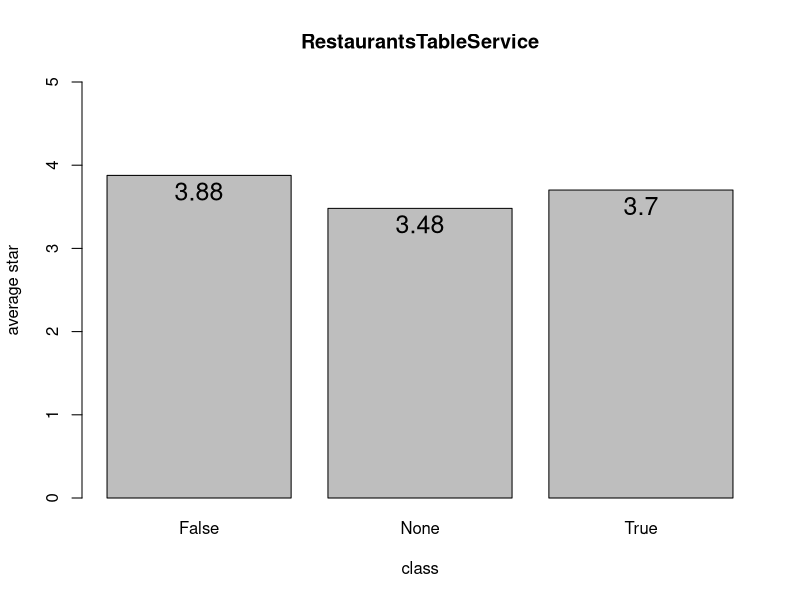
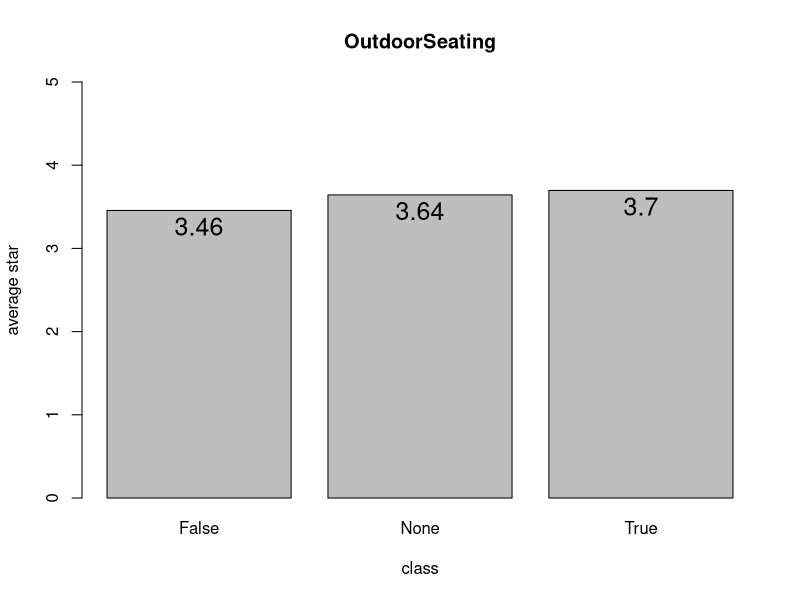
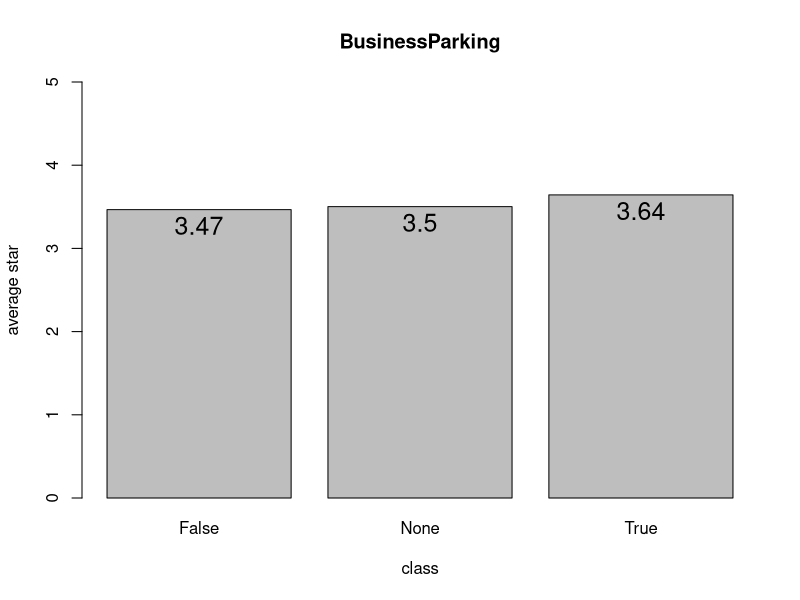
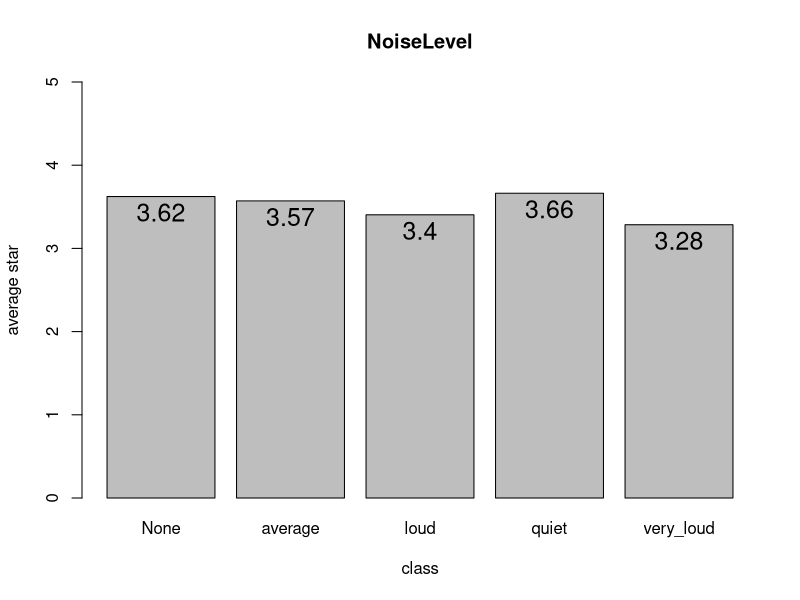
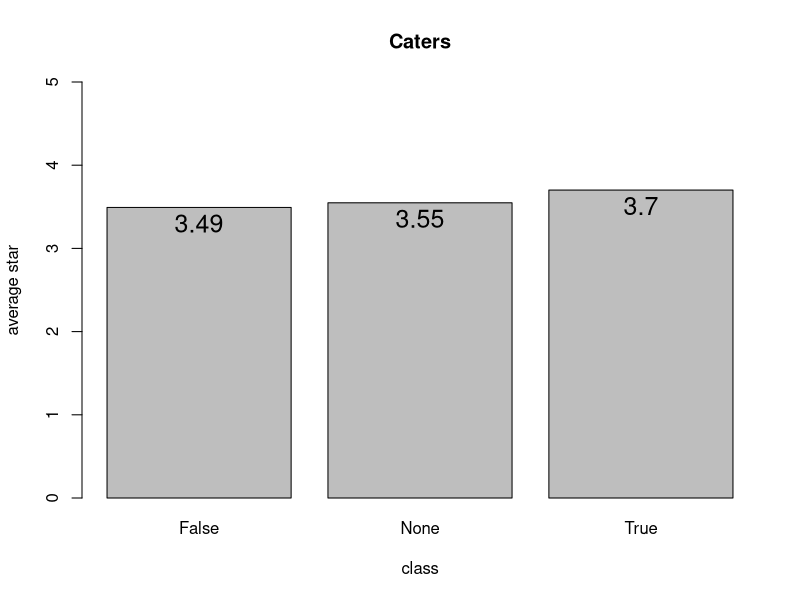
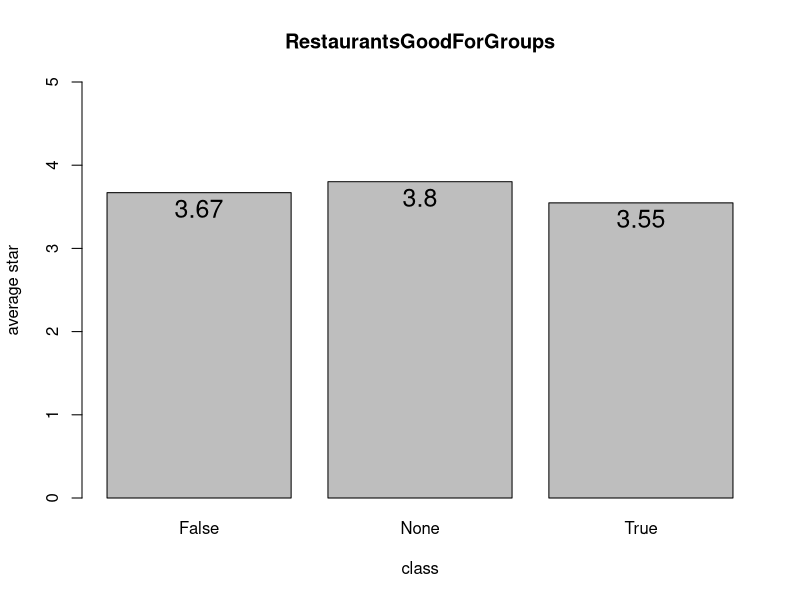
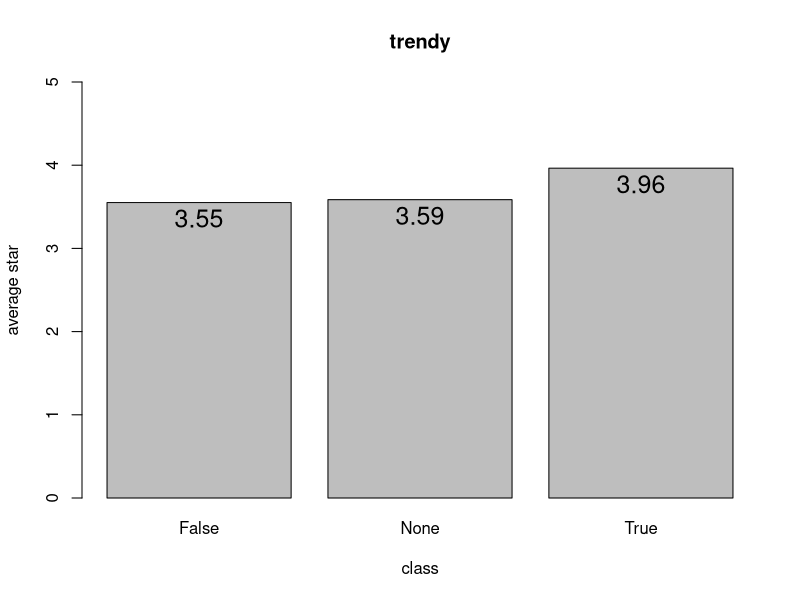
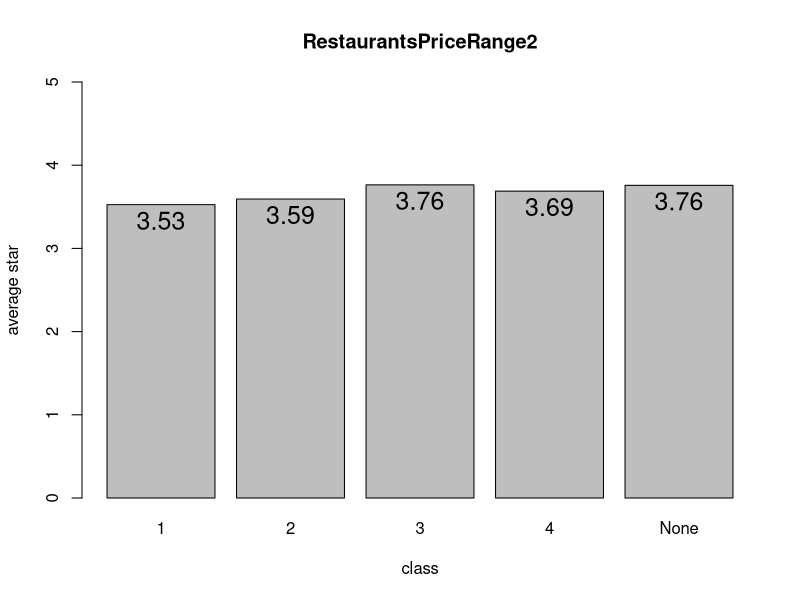

Reproduce these figures in R, in order.
library(ggplot2)
##read processed business attribute
dat = read.csv("attribute.csv")

##Kruskal-Wallis test and

#RestaurantsTableService
c0 = dat$stars[dat$RestaurantsTableService == 0]   #False
c1 = dat$stars[dat$RestaurantsTableService == 1]   #None
c2 = dat$stars[dat$RestaurantsTableService == 2]   #True
data = data.frame(x = c(c0,c1,c2),g = factor(rep(1:3,c(465,2644,1163))))
kruskal.test(x~g,data = data)    #p-value < 2.2e-16, p < 0.05
wilcox.test(c0,c1,paired = F)
wilcox.test(c0,c2,paired = F)
wilcox.test(c1,c2,paired = F)
(m = c(round(mean(c0),2),round(mean(c1),2),round(mean(c2),2)))
x=barplot(c(mean(c0),mean(c1),mean(c2)),names.arg = c('False','None','True'),xlab = 'class',
        ylab = 'average star',main = 'RestaurantsTableService',ylim = c(0,5))
text(x,c(mean(c0),mean(c1),mean(c2)),labels = m,cex=1.5,pos=1)

#OutdoorSeating
c0 = dat$stars[dat$OutdoorSeating == 0]   #False
c1 = dat$stars[dat$OutdoorSeating == 1]   #None
c2 = dat$stars[dat$OutdoorSeating == 2]   #True
data = data.frame(x = c(c0,c1,c2),g = factor(rep(1:3,c(1880,506,1886))))
kruskal.test(x~g,data = data)    #p-value < 2.2e-16, p < 0.05
wilcox.test(c0,c1,paired = F)
wilcox.test(c0,c2,paired = F)
wilcox.test(c1,c2,paired = F)   #p-value = 0.5574 >0.05
(m = c(round(mean(c0),2),round(mean(c1),2),round(mean(c2),2)))
x = barplot(c(mean(c0),mean(c1),mean(c2)),names.arg = c('False','None','True'),xlab = 'class',
        ylab = 'average star',main = 'OutdoorSeating',ylim = c(0,5))
text(x,c(mean(c0),mean(c1),mean(c2)),labels = m,cex=1.5,pos=1)

#BusinessParking
c0 = dat$stars[dat$BusinessParking == 0]   #False
c1 = dat$stars[dat$BusinessParking == 1]   #None
c2 = dat$stars[dat$BusinessParking == 2]   #True
data = data.frame(x = c(c0,c1,c2),g = factor(rep(1:3,c(904,646,2722))))
kruskal.test(x~g,data = data)    #p-value = 3.42e-09, p < 0.05
wilcox.test(c0,c1,paired = F)    #p-value = 0.2477 > 0.05
wilcox.test(c0,c2,paired = F)
wilcox.test(c1,c2,paired = F)  
(m = c(round(mean(c0),2),round(mean(c1),2),round(mean(c2),2)))
x = barplot(c(mean(c0),mean(c1),mean(c2)),names.arg = c('False','None','True'),xlab = 'class',
            ylab = 'average star',main = 'BusinessParking',ylim = c(0,5))
text(x,c(mean(c0),mean(c1),mean(c2)),labels = m,cex=1.5,pos=1)

#NoiseLevel
c0 = dat$stars[dat$NoiseLevel == 0]   #None
c1 = dat$stars[dat$NoiseLevel == 1]   #average
c2 = dat$stars[dat$NoiseLevel == 2]   #loud
c3 = dat$stars[dat$NoiseLevel == 3]   #quiet
c4 = dat$stars[dat$NoiseLevel == 4]   #very_loud
data = data.frame(x = c(c0,c1,c2,c3,c4),g = factor(rep(1:5,c(965,2463,193,595,56))))
kruskal.test(x~g,data = data)    #p-value = 1.066e-09, p < 0.05
wilcox.test(c0,c1,paired = F)    #p-value = 0.0009962
wilcox.test(c0,c2,paired = F)
wilcox.test(c0,c3,paired = F)    #p-value = 0.8371
wilcox.test(c0,c4,paired = F)
wilcox.test(c1,c2,paired = F)
wilcox.test(c1,c3,paired = F)
wilcox.test(c1,c4,paired = F)
wilcox.test(c2,c3,paired = F)
wilcox.test(c2,c4,paired = F)    #p-value = 0.3148
wilcox.test(c3,c4,paired = F)
(m = c(round(mean(c0),2),round(mean(c1),2),round(mean(c2),2),round(mean(c3),2),round(mean(c4),2)))
x = barplot(c(mean(c0),mean(c1),mean(c2),mean(c3),mean(c4)),names.arg = c('None','average','loud','quiet','very_loud'),xlab = 'class',
            ylab = 'average star',main = 'NoiseLevel',ylim = c(0,5))
text(x,c(mean(c0),mean(c1),mean(c2),mean(c3),mean(c4)),labels = m,cex=1.5,pos=1)

#Caters
c0 = dat$stars[dat$Caters == 0]   #False
c1 = dat$stars[dat$Caters == 1]   #None
c2 = dat$stars[dat$Caters == 2]   #True
data = data.frame(x = c(c0,c1,c2),g = factor(rep(1:3,c(1461,1267,1544))))
kruskal.test(x~g,data = data)    #p-value = 2.101e-15, p < 0.05
wilcox.test(c0,c1,paired = F)    
wilcox.test(c0,c2,paired = F)
wilcox.test(c1,c2,paired = F)  
(m = c(round(mean(c0),2),round(mean(c1),2),round(mean(c2),2)))
x = barplot(c(mean(c0),mean(c1),mean(c2)),names.arg = c('False','None','True'),xlab = 'class',
            ylab = 'average star',main = 'Caters',ylim = c(0,5))
text(x,c(mean(c0),mean(c1),mean(c2)),labels = m,cex=1.5,pos=1)

#RestaurantsGoodForGroups
c0 = dat$stars[dat$RestaurantsGoodForGroups == 0]   #False
c1 = dat$stars[dat$RestaurantsGoodForGroups == 1]   #None
c2 = dat$stars[dat$RestaurantsGoodForGroups == 2]   #True
data = data.frame(x = c(c0,c1,c2),g = factor(rep(1:3,c(439,409,3424))))
kruskal.test(x~g,data = data)    #p-value, p < 0.05
wilcox.test(c0,c1,paired = F)    
wilcox.test(c0,c2,paired = F)
wilcox.test(c1,c2,paired = F)  
(m = c(round(mean(c0),2),round(mean(c1),2),round(mean(c2),2)))
x = barplot(c(mean(c0),mean(c1),mean(c2)),names.arg = c('False','None','True'),xlab = 'class',
            ylab = 'average star',main = 'RestaurantsGoodForGroups',ylim = c(0,5))
text(x,c(mean(c0),mean(c1),mean(c2)),labels = m,cex=1.5,pos=1)

#trendy
c0 = dat$stars[dat$trendy == 0]   #False
c1 = dat$stars[dat$trendy == 1]   #None
c2 = dat$stars[dat$trendy == 2]   #True
data = data.frame(x = c(c0,c1,c2),g = factor(rep(1:3,c(3291,693,288))))
kruskal.test(x~g,data = data)    #p-value, p < 0.05
wilcox.test(c0,c1,paired = F)    #p-value = 0.05764 > 0.05
wilcox.test(c0,c2,paired = F)
wilcox.test(c1,c2,paired = F)  
(m = c(round(mean(c0),2),round(mean(c1),2),round(mean(c2),2)))
x = barplot(c(mean(c0),mean(c1),mean(c2)),names.arg = c('False','None','True'),xlab = 'class',
            ylab = 'average star',main = 'trendy',ylim = c(0,5))
text(x,c(mean(c0),mean(c1),mean(c2)),labels = m,cex=1.5,pos=1)

#RestaurantsPriceRange2
c0 = dat$stars[dat$RestaurantsPriceRange2 == 0]   #1
c1 = dat$stars[dat$RestaurantsPriceRange2 == 1]   #2
c2 = dat$stars[dat$RestaurantsPriceRange2 == 2]   #3
c3 = dat$stars[dat$RestaurantsPriceRange2 == 3]   #4
c4 = dat$stars[dat$RestaurantsPriceRange2 == 4]   #None
data = data.frame(x = c(c0,c1,c2,c3,c4),g = factor(rep(1:5,c(1682,2139,149,11,291))))
kruskal.test(x~g,data = data)    #p-value = 7.129e-07, p < 0.05
wilcox.test(c0,c1,paired = F)    #p-value = 0.184
wilcox.test(c0,c2,paired = F)
wilcox.test(c0,c3,paired = F)    #p-value = 0.6117
wilcox.test(c0,c4,paired = F)
wilcox.test(c1,c2,paired = F)
wilcox.test(c1,c3,paired = F)    #p-value = 0.6786
wilcox.test(c1,c4,paired = F)
wilcox.test(c2,c3,paired = F)    #p-value = 0.6611
wilcox.test(c2,c4,paired = F)    #p-value = 0.2041
wilcox.test(c3,c4,paired = F)    #p-value = 0.4564
(m = c(round(mean(c0),2),round(mean(c1),2),round(mean(c2),2),round(mean(c3),2),round(mean(c4),2)))
x = barplot(c(mean(c0),mean(c1),mean(c2),mean(c3),mean(c4)),names.arg = c('1','2','3','4','None'),xlab = 'class',
            ylab = 'average star',main = 'RestaurantsPriceRange2',ylim = c(0,5))
text(x,c(mean(c0),mean(c1),mean(c2),mean(c3),mean(c4)),labels = m,cex=1.5,pos=1)

#RestaurantsDelivery
c0 = dat$stars[dat$RestaurantsDelivery == 0]   #False
c1 = dat$stars[dat$RestaurantsDelivery == 1]   #None
c2 = dat$stars[dat$RestaurantsDelivery == 2]   #True
data = data.frame(x = c(c0,c1,c2),g = factor(rep(1:3,c(3306,434,532))))
kruskal.test(x~g,data = data)    #p-value, p < 0.05
wilcox.test(c0,c1,paired = F)  
wilcox.test(c0,c2,paired = F)
wilcox.test(c1,c2,paired = F)    #p-value = 0.5261
(m = c(round(mean(c0),2),round(mean(c1),2),round(mean(c2),2)))
x = barplot(c(mean(c0),mean(c1),mean(c2)),names.arg = c('False','None','True'),xlab = 'class',
            ylab = 'average star',main = 'RestaurantsDelivery',ylim = c(0,5))
text(x,c(mean(c0),mean(c1),mean(c2)),labels = m,cex=1.5,pos=1)

#WiFi
c0 = dat$stars[dat$WiFi == 0]   #None
c1 = dat$stars[dat$WiFi == 1]   #free
c2 = dat$stars[dat$WiFi == 2]   #no
c3 = dat$stars[dat$WiFi == 3]   #paid
data = data.frame(x = c(c0,c1,c2,c3),g = factor(rep(1:4,c(682,2376,1191,23))))
kruskal.test(x~g,data = data)    #p-value, p < 0.05
wilcox.test(c0,c1,paired = F)  
wilcox.test(c0,c2,paired = F)    #p-value = 0.1527 > 0.05
wilcox.test(c0,c3,paired = F)    #p-value = 0.2725 > 0,05
wilcox.test(c1,c2,paired = F) 
wilcox.test(c1,c3,paired = F)
wilcox.test(c2,c3,paired = F)    #p-value = 0.1129 > 0.05
(m = c(round(mean(c0),2),round(mean(c1),2),round(mean(c2),2),round(mean(c3),2)))
x = barplot(c(mean(c0),mean(c1),mean(c2),mean(c3)),names.arg = c('None','free','no','paid'),xlab = 'class',
            ylab = 'average star',main = 'WiFi',ylim = c(0,5),col = 'light blue')
text(x,c(mean(c0),mean(c1),mean(c2),mean(c3)),labels = m,cex=1.5,pos=1)

# BusinessAcceptsCreditCards
c0 = dat$stars[dat$BusinessAcceptsCreditCards == 0]   #False
c1 = dat$stars[dat$BusinessAcceptsCreditCards == 1]   #None
c2 = dat$stars[dat$BusinessAcceptsCreditCards == 2]   #True
data = data.frame(x = c(c0,c1,c2),g = factor(rep(1:3,c(70,1576,2626))))
kruskal.test(x~g,data = data)    #p-value < 2.2e-16, p < 0.05
wilcox.test(c0,c1,paired = F)
wilcox.test(c0,c2,paired = F)
wilcox.test(c1,c2,paired = F)  #p-value = 0.4354
(m = c(round(mean(c0),2),round(mean(c1),2),round(mean(c2),2)))
x=barplot(c(mean(c0),mean(c1),mean(c2)),names.arg = c('False','None','True'),xlab = 'class',
          ylab = 'average star',main = 'BusinessAcceptsCreditCards',ylim = c(0,5))
text(x,c(mean(c0),mean(c1),mean(c2)),labels = m,cex=1.5,pos=1)

#HasTV
c0 = dat$stars[dat$HasTV == 0]   #False
c1 = dat$stars[dat$HasTV == 1]   #None
c2 = dat$stars[dat$HasTV == 2]   #True
data = data.frame(x = c(c0,c1,c2),g = factor(rep(1:3,c(2003,656,1613))))
kruskal.test(x~g,data = data)    #p-value = 0.2687
wilcox.test(c0,c1,paired = F)    #p-value = 0.08621
wilcox.test(c0,c2,paired = F)    #p-value = 0.6831
wilcox.test(c1,c2,paired = F)    #p-value = 0.2614
(m = c(round(mean(c0),2),round(mean(c1),2),round(mean(c2),2)))
x=barplot(c(mean(c0),mean(c1),mean(c2)),names.arg = c('False','None','True'),xlab = 'class',
          ylab = 'average star',main = 'HasTV',ylim = c(0,5))
text(x,c(mean(c0),mean(c1),mean(c2)),labels = m,cex=1.5,pos=1)

#RestaurantsReservations
c0 = dat$stars[dat$RestaurantsReservations == 0]   #False
c1 = dat$stars[dat$RestaurantsReservations == 1]   #None
c2 = dat$stars[dat$RestaurantsReservations == 2]   #True
data = data.frame(x = c(c0,c1,c2),g = factor(rep(1:3,c(2612,408,1252))))
kruskal.test(x~g,data = data)    #p-value < 0.05
wilcox.test(c0,c1,paired = F)    #p-value < 0.05
wilcox.test(c0,c2,paired = F)    #p-value < 0.05
wilcox.test(c1,c2,paired = F)    #p-value = 0.09157
(m = c(round(mean(c0),2),round(mean(c1),2),round(mean(c2),2)))
x=barplot(c(mean(c0),mean(c1),mean(c2)),names.arg = c('False','None','True'),xlab = 'class',
          ylab = 'average star',main = 'RestaurantsReservations',ylim = c(0,5))
text(x,c(mean(c0),mean(c1),mean(c2)),labels = m,cex=1.5,pos=1)

#Alcohol
c0 = dat$stars[dat$Alcohol == 0]   #None
c1 = dat$stars[dat$Alcohol == 1]   #free
c2 = dat$stars[dat$Alcohol == 2]   #no
c3 = dat$stars[dat$Alcohol == 3]   #paid
data = data.frame(x = c(c0,c1,c2,c3),g = factor(rep(1:4,c(808,1943,351,1170))))
kruskal.test(x~g,data = data)    #p-value, p < 0.05
wilcox.test(c0,c1,paired = F)    #p-value = 0.1146 > 0.05
wilcox.test(c0,c2,paired = F)    
wilcox.test(c0,c3,paired = F)    #p-value = 0.6373 > 0,05
wilcox.test(c1,c2,paired = F) 
wilcox.test(c1,c3,paired = F)
wilcox.test(c2,c3,paired = F)    #p-value = 0.1129 > 0.05
(m = c(round(mean(c0),2),round(mean(c1),2),round(mean(c2),2),round(mean(c3),2)))
x = barplot(c(mean(c0),mean(c1),mean(c2),mean(c3)),names.arg = c('None','free','no','paid'),xlab = 'class',
            ylab = 'average star',main = 'Alcohol',ylim = c(0,5),col = 'light blue')
text(x,c(mean(c0),mean(c1),mean(c2),mean(c3)),labels = m,cex=1.5,pos=1)
